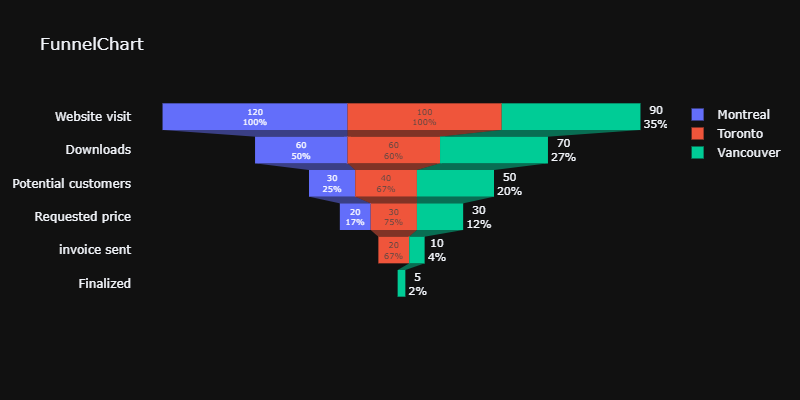

Write Python code to recreate this figure.
from plotly import graph_objects as go

fig = go.Figure()

fig.add_trace(go.Funnel(
    name = 'Montreal',
    y = ["Website visit", "Downloads", "Potential customers", "Requested price"],
    x = [120, 60, 30, 20],
    textinfo = "value+percent initial"))

fig.add_trace(go.Funnel(
    name = 'Toronto',
    orientation = "h",
    y = ["Website visit", "Downloads", "Potential customers", "Requested price", "invoice sent"],
    x = [100, 60, 40, 30, 20],
    textposition = "inside",
    textinfo = "value+percent previous"))

fig.add_trace(go.Funnel(
    name = 'Vancouver',
    orientation = "h",
    y = ["Website visit", "Downloads", "Potential customers", "Requested price", "invoice sent", "Finalized"],
    x = [90, 70, 50, 30, 10, 5],
    textposition = "outside",
    textinfo = "value+percent total"))

fig.layout.template = 'plotly_dark'
fig.update_layout(
    title='FunnelChart',
    width=800,
    height=400,
    autosize=True,
    margin=dict(l=50, r=50, b=100, t=100, pad=4)
)

fig.show()
